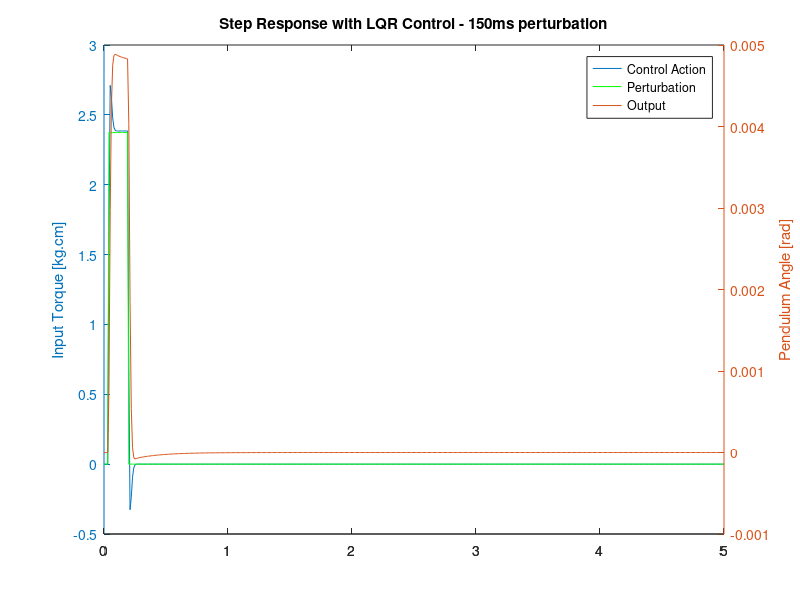
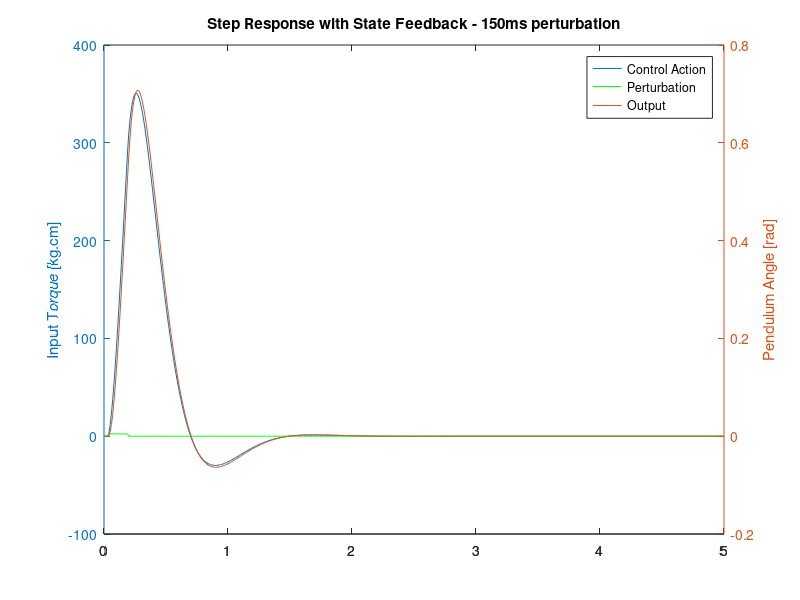
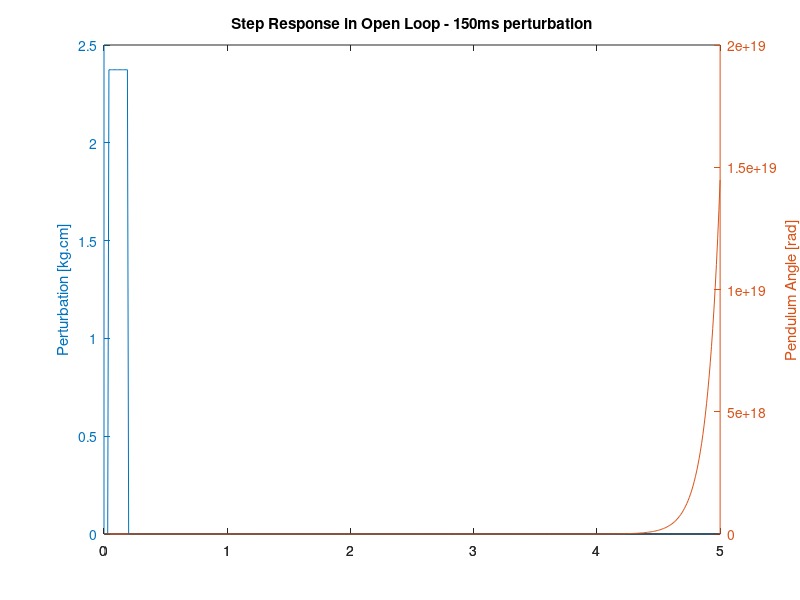

These figures' MATLAB source, in order: (Note: this script raises an error after producing the figures.)
# --------------------------------------------------
# Instituto Tecnológico de Costa Rica
# Escuela de Ing. Electrónica
# Control Automático
# Estudiantes:
#   Luis Leon
#   Esteban Hidalgo
#   Diego Aguilar
# Semestre I - 2018
# --------------------------------------------------

# Load control package
pkg load control

# ------------------------------------------------------------------------------
# Actual system in Open Loop
# ------------------------------------------------------------------------------

# System Description in a Controlable form
A = [0 1 0; 0 0 1; 377 81.44 -4.468];
B = [0; 10.41; 0];
C = [1 0 0];
D = 0;
states = {'theta' 'omega' 'alpha'};
inputs = {'u'};
outputs = {'tetha'};

# Create system in Open Loop
sys_ss = ss(A,B,C,D,'statename',states,'inputname',inputs,'outputname',outputs);

# ------------------------------------------------------------------------------
# Estimation with LQR
# ------------------------------------------------------------------------------
# Initial Parameters
R = 1;
Q = [700 0 0; 0 200 0; 0 0 400];
error = 0.75;
# First estimation
Klqr = lqr(A,B,Q,R);

printf("LQR Iteration:\n");
Klqr

# New System State Matrix
Ad_lqr = [A-B*Klqr];
Bd_lqr = [B];
Cd_lqr = [C];
Dd_lqr = [D];

# Create system in Closed Loop
sys_cl = ss(Ad_lqr,Bd_lqr,Cd_lqr,Dd_lqr,'statename',states,'inputname',inputs,'outputname',outputs);

# ------------------------------------------------------------------------------
# Estimation with State Feedback
# ------------------------------------------------------------------------------
printf("STATE FEEDBACK Iteration:\n");
Kb = [-39.2 1.2 0.634]

# New System State Matrix
Ad_fb = [A-B*Kb];
Bd_fb = [B];
Cd_fb = [C];
Dd_fb = [D];

# Create system in Closed Loop
sys_fb = ss(Ad_fb,Bd_fb,Cd_fb,Dd_fb,'statename',states,'inputname',inputs,'outputname',outputs);
# ------------------------------------------------------------------------------
# Simulation - Perturbation response
# ------------------------------------------------------------------------------
# Creating a dummy stimulus
t = 0:0.01:5;
for i = 1:size(t)(2)
    if (i < 5 || i > 20)        # 15 steps -> 150ms
        u(i) = 0;
    else
        u(i) = 8;   # 8V
    endif
endfor

# Simulate both systems
[ycl,t,xcl]=lsim(sys_cl,u,t);
[yss,t,xss]=lsim(sys_ss,u,t);
[yfb,t,xfb]=lsim(sys_fb,u,t);

# Get the control action (Xk)
Xk_cl = Klqr*xcl'; #'
Xk_fb = Klqr*xfb'; #'

# Equivalency between voltage and torque
# 8.00V <-> 2.3734 kg.cm (This will be the maximum torque accepted in the system)
u = u(:)*(2.3734/8);            # Input
Xk_cl = Xk_cl(:)*(2.3734/8);    # Control action - LQR
Xk_fb = Xk_fb(:)*(2.3734/8);    # Control action - SF

# Plot Closed Loop - LQR
figure("name", "Closed Loop with LQR - 150ms perturbation");
[AX,H1,H2] = plotyy(t,Xk_cl,t,ycl);
set(get(AX(1),'Ylabel'),'String','Input Torque [kg.cm]')
set(get(AX(2),'Ylabel'),'String','Pendulum Angle [rad]')
hold on;
plot(t, u, 'color', 'green');
title('Step Response with LQR Control - 150ms perturbation');
legend('Control Action', 'Perturbation', 'Output');

# Plot Closed Loop - State Feedback
figure("name", "Closed Loop with State Feedback - 150ms perturbation");
[AX,H1,H2] = plotyy(t,Xk_fb,t,yfb);
set(get(AX(1),'Ylabel'),'String','Input Torque [kg.cm]')
set(get(AX(2),'Ylabel'),'String','Pendulum Angle [rad]')
hold on;
plot(t, u, 'color', 'green');
title('Step Response with State Feedback - 150ms perturbation');
legend('Control Action', 'Perturbation', 'Output');

# Plot Open Loop
figure("name", "Open Loop - 150ms perturbation");
[AX,H1,H2] = plotyy(t,u,t,yss);
set(get(AX(1),'Ylabel'),'String','Perturbation [kg.cm]')
set(get(AX(2),'Ylabel'),'String','Pendulum Angle [rad]')
title('Step Response in Open Loop - 150ms perturbation');

# ------------------------------------------------------------------------------
# Simulation - Impulse Response
# ------------------------------------------------------------------------------
# Creating a dummy stimulus
ti = 0:0.01:1;
for i = 1:size(t)(2)
    if (i < 5)        # 15 steps -> 150ms
        ui(i) = 0;
    else
        ui(i) = 8;   # 8V
    endif
endfor

# Simulate both systems
[ycl,t,xcl]=lsim(sys_cl,ui,ti);
[yfb,t,xfb]=lsim(sys_fb,ui,ti);

# Get the control action (Xk)
Xk_cl = Klqr*xcl'; #'
Xk_fb = Klqr*xfb'; #'

# Equivalency between voltage and torque
# 8.00V <-> 2.3734 kg.cm (This will be the maximum torque accepted in the system)
ui = ui(:)*(2.3734/8);            # Input
Xk_cl = Xk_cl(:)*(2.3734/8);    # Control action

# Plot Closed Loop - LQR
figure("name", "Closed Loop with LQR - Impulse Response");
[AX,H1,H2] = plotyy(t,Xk_cl,ti,ycl);
set(get(AX(1),'Ylabel'),'String','Input Torque [kg.cm]')
set(get(AX(2),'Ylabel'),'String','Pendulum Angle [rad]')
hold on;
plot(t, ui, 'color', 'green');
title('Step Response with LQR Control - Impulse Response');
legend('Control Action', 'Perturbation', 'Output');

# Plot Closed Loop - State Feedback
figure("name", "Closed Loop with State Feedback - Impulse Response");
[AX,H1,H2] = plotyy(t,Xk_fb,ti,yfb);
set(get(AX(1),'Ylabel'),'String','Input Torque [kg.cm]')
set(get(AX(2),'Ylabel'),'String','Pendulum Angle [rad]')
hold on;
plot(t, ui, 'color', 'green');
title('Step Response with State Feedback Control - Impulse Response');
legend('Control Action', 'Perturbation', 'Output');
